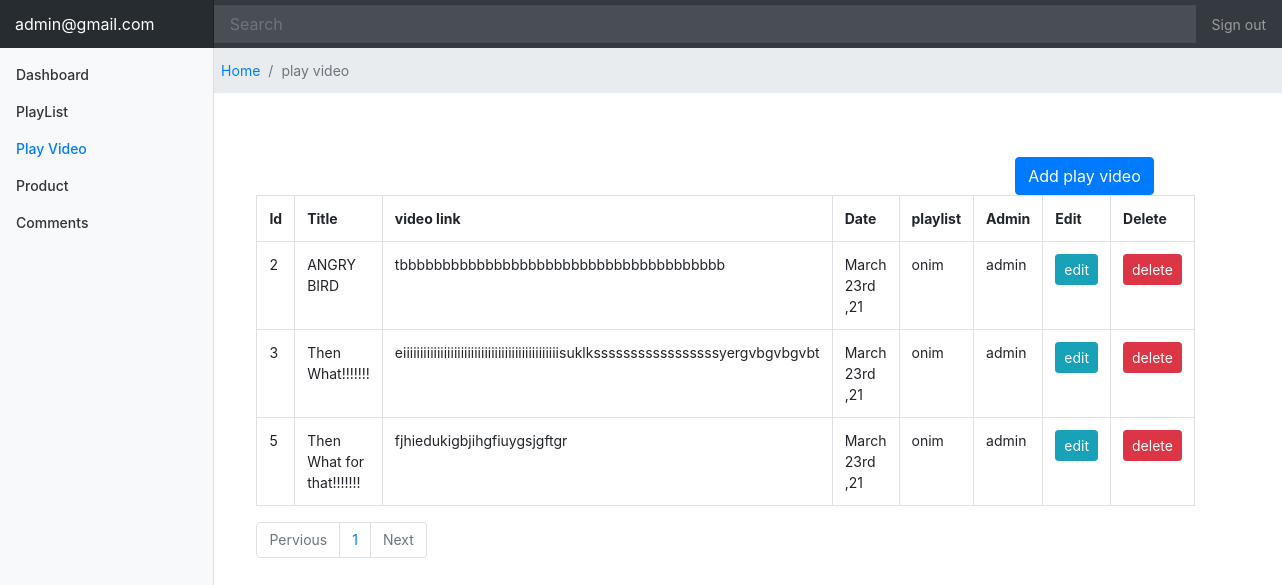
The page /play_video.php (signed in) on the database its author committed.
### tables this page shows
CREATE TABLE `play_video` (
  `id` int(100) NOT NULL,
  `title` varchar(250) NOT NULL,
  `video_link` text NOT NULL,
  `date` date NOT NULL,
  `playlist` varchar(250) NOT NULL,
  `admin` varchar(250) NOT NULL
);

### play_video.php (the view, shortened to what this page needs)
<?php
 include('include/header.php');
  ?>
 <div style="margin-left:16%;  width: 90%;">
        <ul class="breadcrumb">
          <li class="breadcrumb-item active"><a href="home.php">Home</a></li>
          <li class="breadcrumb-item active">play video</li>
        </ul>
       </div>
  <div style=" width: 70%; margin-left: 20%; margin-top: 5%">
  	    <div class="text-right">
  	    <a   class="btn btn-primary" href="addplay_video.php">Add play video</a>
   </div>
    <table class="table table-bordered">
       <tr>
         <th>Id</th>
         <th>Title</th>
         <th>video link</th>
         <th>Date</th>
         <th>playlist</th>
         <th>Admin</th>
         <th>Edit</th>
         <th>Delete</th>
       </tr>
        <?php
        include('db/connection.php');
           $page=$_GET['page'];
           if($page=="" || $page==1){
            $page1=0;
           }
           else{
              $page1=($page*3)-3;
           }
      $query=mysqli_query($conn,"select * from play_video limit $page1,3");
       while ($row=mysqli_fetch_array($query)) {
         ?>
         <tr>
           <td><?php echo $row['id']; ?></td>
            <td><?php echo $row['title']; ?></td>
             <td><?php echo substr($row['video_link'],0,100 ); ?></td>
               <td><?php echo date("F jS ,y", strtotime($row['date'])); ?></td>
                 <td><?php echo $row['playlist']; ?></td>
                   <td><?php echo $row['admin'];?></td>
                   <td><a class="btn btn-info btn-sm" href="playvideo_edit.php?edit=<?php echo $row['id'];?>">edit</a></td>
                     <td><a class="btn btn-danger btn-sm" href="playvideo_delete.php?del=<?php echo $row['id'];?>">delete</a></td>
         </tr>
       <?php }  ?>
         </table>
             <ul class="pagination">
               <li class="page-item disabled">
                 <a href="#" class="page-link" >Pervious</a>
               </li>
              <?php
       $sql=mysqli_query($conn,"select * from play_video");
       $count=mysqli_num_rows($sql);
       $a=$count/3;
        for ($b=1; $b <=$a ; $b++) {
          ?>
         <li class="page-item"><a class="page-link" href="play_video.php?page= <?php echo $b;?>"><?php echo $b; ?></a></li>
          <?php
        }
       ?>
                <li class="page-item disabled">
                 <a href="#" class="page-link" >Next</a>
               </li>
       </ul>
  </div>

### style/dashboard.css (style rules this page uses)
body { font-size: .875rem; }

### rows shown on the page
play_video: id "2", title "ANGRY BIRD", video_link "tbbbbbbbbbbbbbbbbbbbbbbbbbbbbbbbbbbbbbb", date "March 23rd ,21", playlist "onim", admin "admin"
play_video: id "3", title "Then What!!!!!!!", video_link "eiiiiiiiiiiiiiiiiiiiiiiiiiiiiiiiiiiiiiiiiiiiiiisuklksssssssssssssssssyergvbgvbgvbt", date "March 23rd ,21", playlist "onim", admin "admin"
play_video: id "5", title "Then What for that!!!!!!!", video_link "fjhiedukigbjihgfiuygsjgftgr", date "March 23rd ,21", playlist "onim", admin "admin"

### other values the page prints
$_SESSION['email'] "admin@gmail.com"
